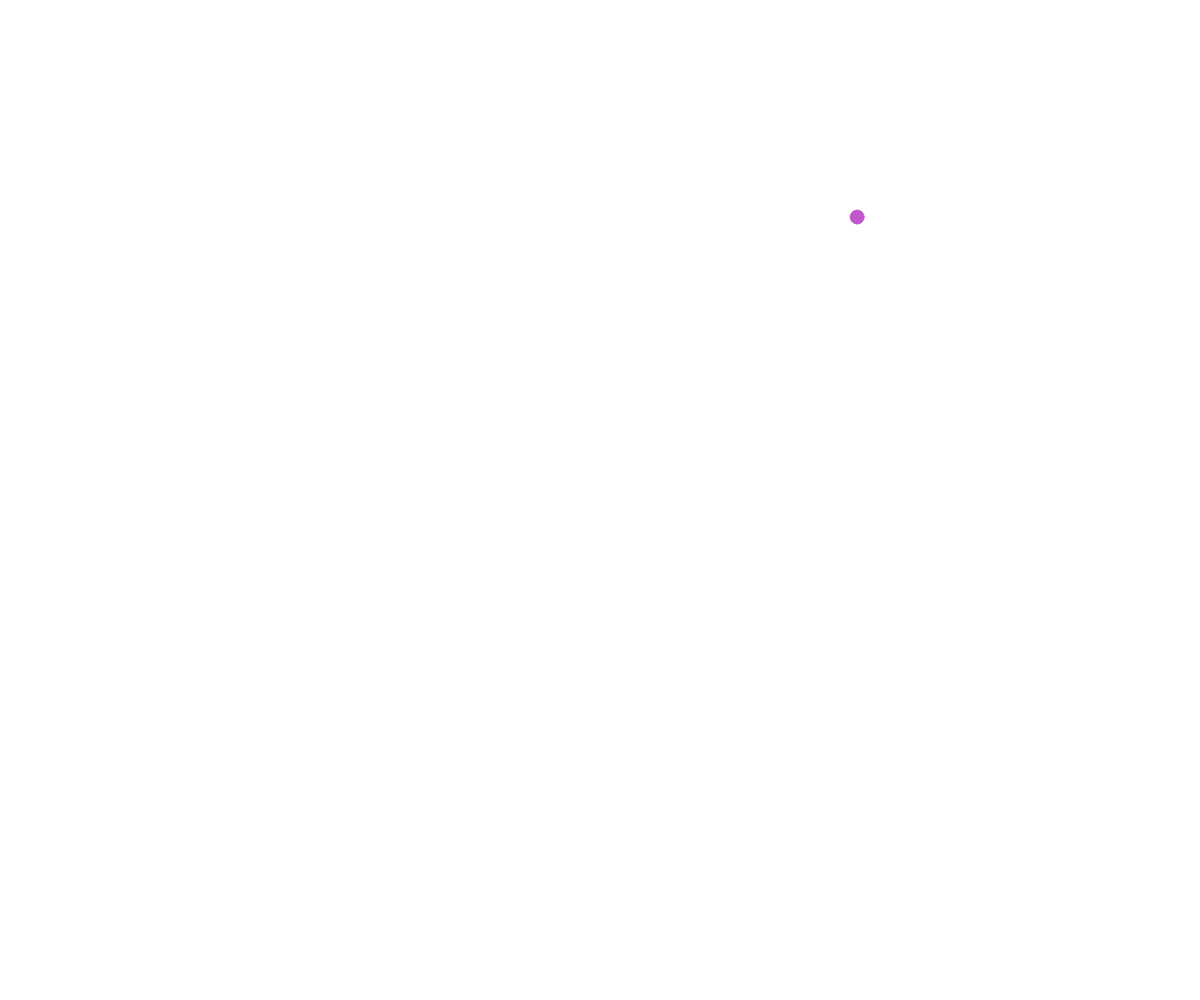
Frame 1 (no input)
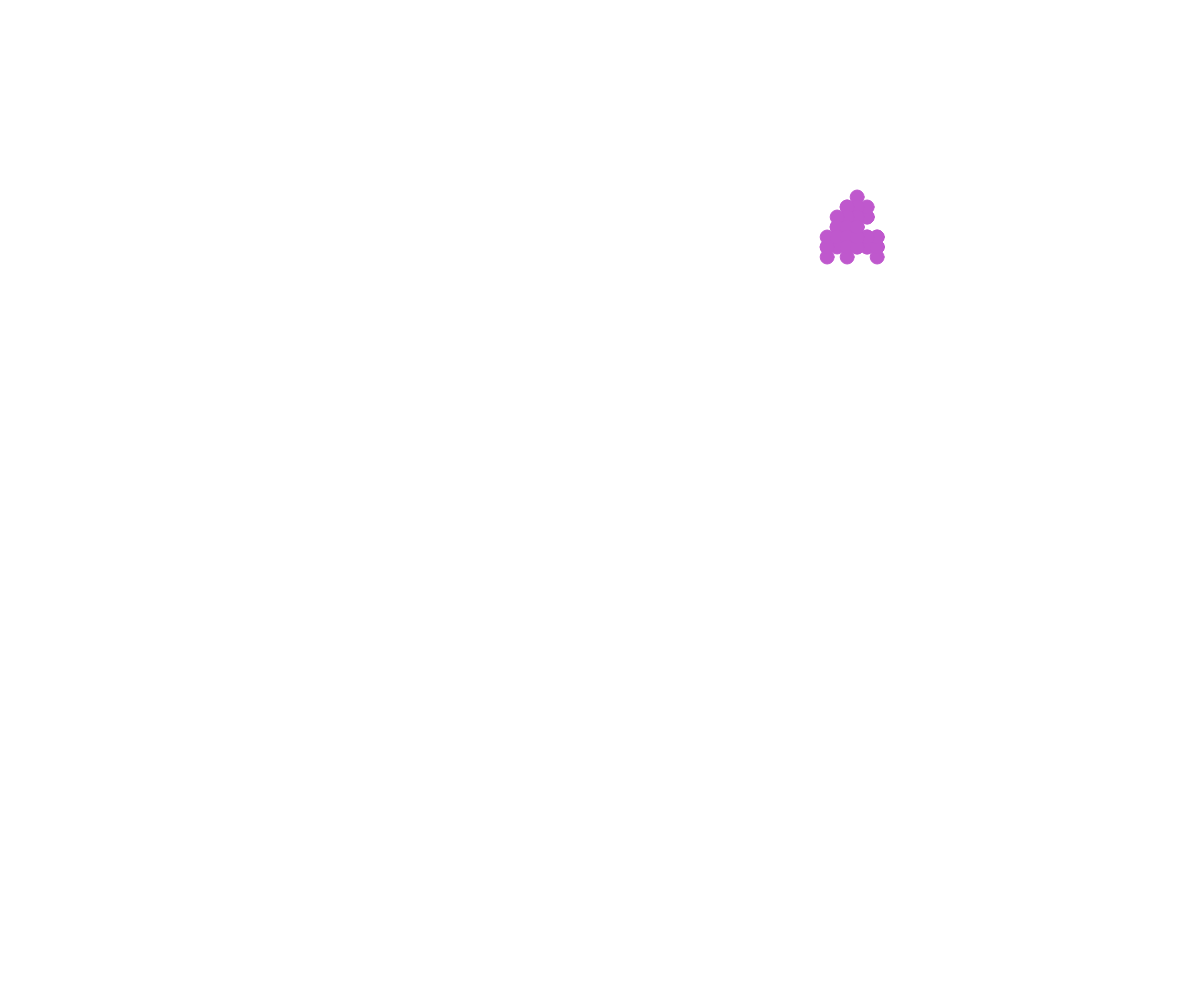
Frame 60 (no input)
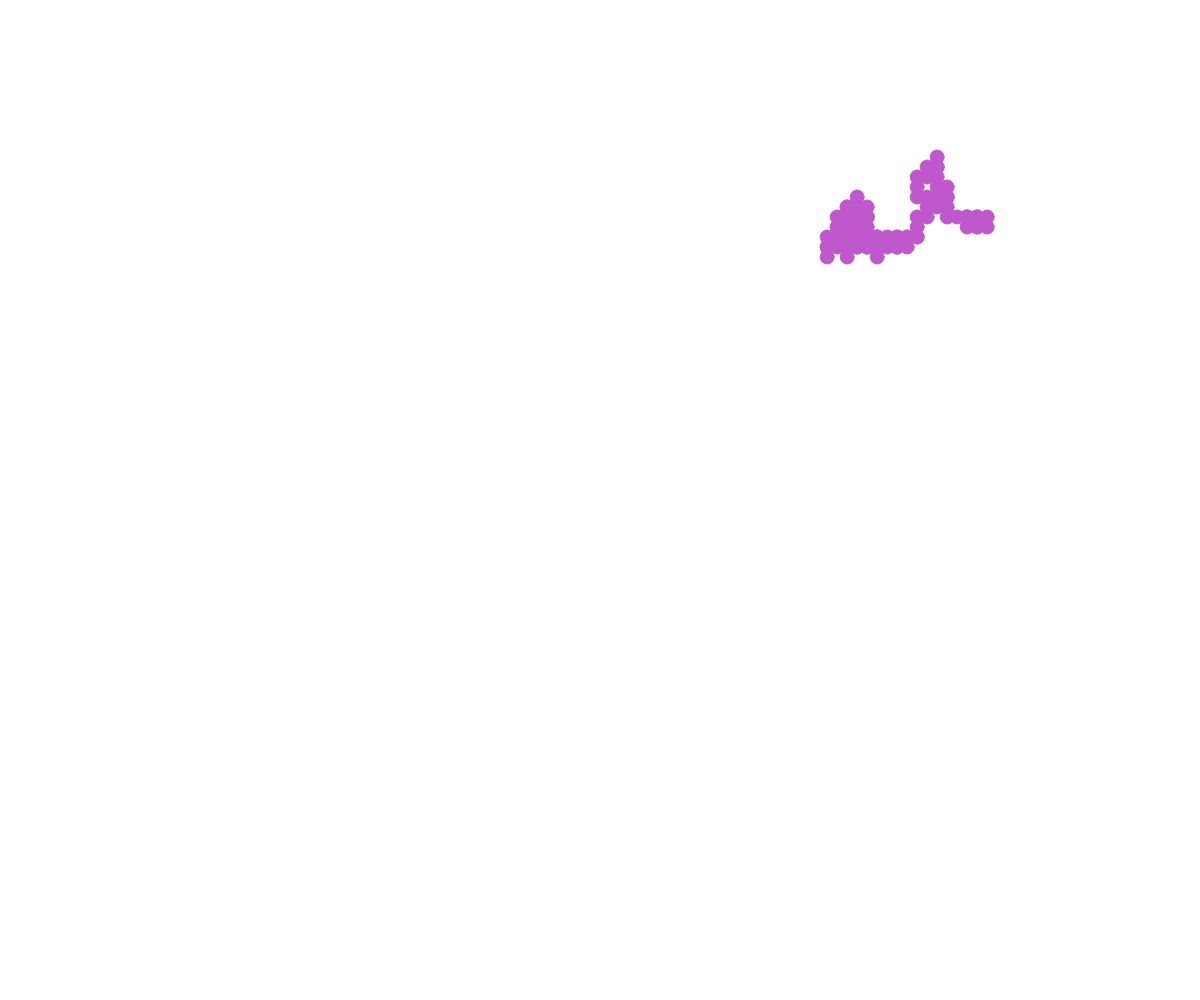
Frame 120 (the mouse pressed at the canvas centre since frame 60)

The p5.js sketch that drew these frames (run headless with seeded random() and noise() and a simulated clock; from frame 60 on, the mouse is pressed at the canvas centre):

// p5.js sketch
// ── sketch.js
// Walker OOP Demo

class Walker {
  constructor(x, y) {
    this.x = x;
    this.y = y;
    this.color;
    this.speed = 10;
    this.radius = 7;
  }

  display() {
    stroke(this.color);
    fill(this.color);
    circle(this.x, this.y, this.radius*2);
  }

  move() {
    let choice = random(100);

    if (choice < 25) {
      //up
      this.y -= this.speed;
    }
    else if (choice < 50) {
      //down
      this.y += this.speed;
    }
    else if (choice < 75) {
      //right
      this.x += this.speed;
    }
    else {
      //left
      this.x -= this.speed;
    }

  }
}

let walkerArray = [];

function setup() {
  createCanvas(windowWidth, windowHeight);
  spawnWalker();
}

function draw() {
  for (let i=0; i < walkerArray.length; i++){
    walkerArray[i].move();
    walkerArray[i].display();
  }
}

function spawnWalker(){
  let newWalker = new Walker(random(width), random(height));
  let someColor = color(random(255), random(255), random(255));
  newWalker.color = someColor;
  walkerArray.push(newWalker);
}

function keyPressed(){
  for (let i = 0; i < 1000; i++){
    spawnWalker();
  }
}
